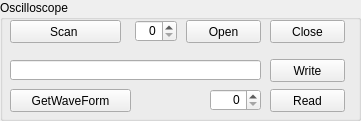
  <widget class="QGroupBox" name="groupBox_4">
   <property name="geometry">
    <rect>
     <x>3</x>
     <y>423</y>
     <width>361</width>
     <height>121</height>
    </rect>
   </property>
   <property name="title">
    <string>Oscilloscope</string>
   </property>
   <widget class="QPushButton" name="B_Osci_Scan">
    <property name="geometry">
     <rect>
      <x>10</x>
      <y>20</y>
      <width>111</width>
      <height>23</height>
     </rect>
    </property>
    <property name="text">
     <string>Scan </string>
    </property>
   </widget>
   <widget class="QSpinBox" name="SB_Osci_Index">
    <property name="geometry">
     <rect>
      <x>135</x>
      <y>20</y>
      <width>42</width>
      <height>22</height>
     </rect>
    </property>
    <property name="layoutDirection">
     <enum>Qt::LeftToRight</enum>
    </property>
    <property name="alignment">
     <set>Qt::AlignRight|Qt::AlignTrailing|Qt::AlignVCenter</set>
    </property>
    <property name="minimum">
     <number>0</number>
    </property>
    <property name="value">
     <number>0</number>
    </property>
   </widget>
   <widget class="QPushButton" name="B_Osci_Open">
    <property name="geometry">
     <rect>
      <x>186</x>
      <y>20</y>
      <width>75</width>
      <height>23</height>
     </rect>
    </property>
    <property name="text">
     <string>Open</string>
    </property>
   </widget>
   <widget class="QPushButton" name="B_Osci_Close">
    <property name="geometry">
     <rect>
      <x>270</x>
      <y>20</y>
      <width>75</width>
      <height>23</height>
     </rect>
    </property>
    <property name="text">
     <string>Close</string>
    </property>
   </widget>
   <widget class="QLineEdit" name="LE_Osci_Query">
    <property name="geometry">
     <rect>
      <x>10</x>
      <y>60</y>
      <width>251</width>
      <height>20</height>
     </rect>
    </property>
   </widget>
   <widget class="QPushButton" name="B_Osci_Write">
    <property name="geometry">
     <rect>
      <x>270</x>
      <y>59</y>
      <width>75</width>
      <height>23</height>
     </rect>
    </property>
    <property name="text">
     <string>Write</string>
    </property>
   </widget>
   <widget class="QPushButton" name="B_Osci_Read">
    <property name="geometry">
     <rect>
      <x>270</x>
      <y>89</y>
      <width>75</width>
      <height>23</height>
     </rect>
    </property>
    <property name="text">
     <string>Read</string>
    </property>
   </widget>
   <widget class="QSpinBox" name="SB_Osci_NumChars">
    <property name="geometry">
     <rect>
      <x>210</x>
      <y>89</y>
      <width>51</width>
      <height>22</height>
     </rect>
    </property>
    <property name="alignment">
     <set>Qt::AlignRight|Qt::AlignTrailing|Qt::AlignVCenter</set>
    </property>
    <property name="maximum">
     <number>1000</number>
    </property>
   </widget>
   <widget class="QPushButton" name="B_Osci_GetWfm">
    <property name="geometry">
     <rect>
      <x>10</x>
      <y>89</y>
      <width>121</width>
      <height>23</height>
     </rect>
    </property>
    <property name="text">
     <string>GetWaveForm</string>
    </property>
   </widget>
  </widget>
